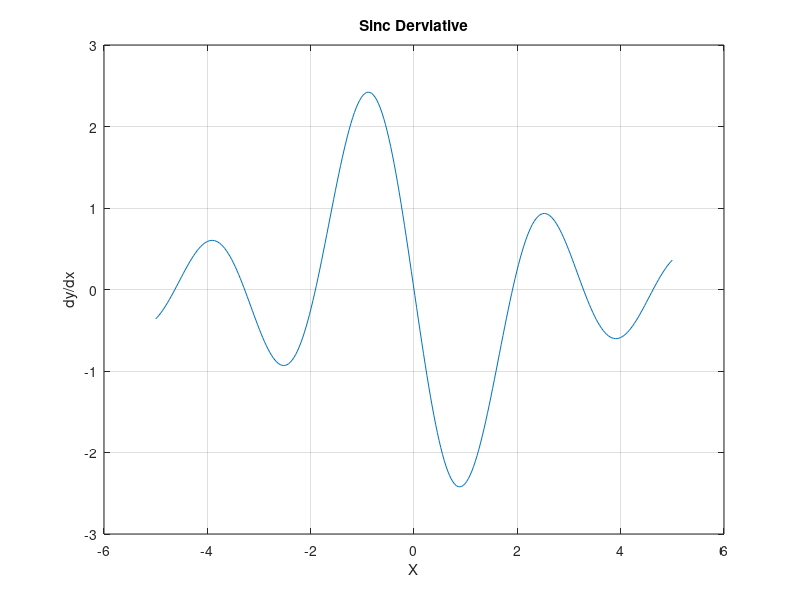

The MATLAB source for this figure:
% plotFunc.m
%  Plots the sinc function of the form 
%    f(x) = sin(a*pi*x)/x;

%% set parameters
xmin=-5;   % Minimum value of x being plotted
xmax=5;    % Maximum value of x being plotted
Nx=300;    % Number of points plotted
a = 0.75;  % Coefficient a of the equation f(x)=(a*pi*x)/x

doGrid = true;  % Boolean variable to control if the grid is on or off

%% calculate function values - DO NOT CHANGE
x=linspace(xmin,xmax,Nx);   % Calculate x points
y = sin(a*pi*x)./x;         % Calculate y points of function

%% calculate derivative values - DO NOT CHANGE
dx = 1*10^-6*a;  % set step size
xp = x + dx;  
xm = x - dx;
yp = sin(a*pi*xp)./xp;
ym = sin(a*pi*xm)./xm;
dydx = (yp - ym)/(2*dx);  % Approximate Derivative

%% Plot the function

plot(x,y);               % Plots the function
xlabel('X');             % Label on the x-axis
ylabel('Y');             % Label on the y-axis
title('Sinc Function');  % Title of the figure

if doGrid         % The If statement will add the grid if the variable 
    grid on;      % doGrid is set to be true.  Othewise, the grid will
end               % not appear

%% Plot of the derivative

plot(x, dydx);             % Plots the derivative
xlabel('X');               % Label on the x-axis
ylabel('dy/dx');           % Label on the y-axis
title('Sinc Derviative');  % Title of the figure

if doGrid         % The If statement will add the grid if the variable 
    grid on;      % doGrid is set to be true.  Othewise, the grid will
end               % not appear
